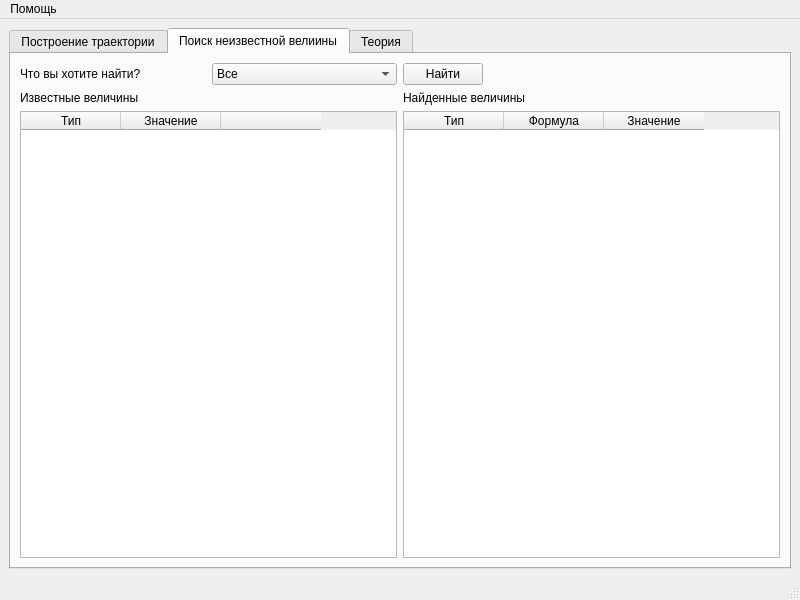
<?xml version="1.0" encoding="UTF-8"?>
<ui version="4.0">
 <class>MainWindow</class>
 <widget class="QMainWindow" name="MainWindow">
  <property name="geometry">
   <rect>
    <x>0</x>
    <y>0</y>
    <width>800</width>
    <height>600</height>
   </rect>
  </property>
  <property name="minimumSize">
   <size>
    <width>800</width>
    <height>600</height>
   </size>
  </property>
  <property name="windowTitle">
   <string>Визуализация законов кинематики</string>
  </property>
  <widget class="QWidget" name="centralwidget">
   <layout class="QGridLayout" name="gridLayout">
    <item row="0" column="0">
     <widget class="QTabWidget" name="tabWidget">
      <property name="currentIndex">
       <number>1</number>
      </property>
      <widget class="QWidget" name="graph_tab">
       <attribute name="title">
        <string>Построение траектории</string>
       </attribute>
       <layout class="QGridLayout" name="gridLayout_2">
        <item row="2" column="1">
         <widget class="QDoubleSpinBox" name="v0_dsb">
          <property name="maximum">
           <double>1000.000000000000000</double>
          </property>
          <property name="value">
           <double>50.000000000000000</double>
          </property>
         </widget>
        </item>
        <item row="1" column="3">
         <widget class="QLabel" name="label_6">
          <property name="text">
           <string/>
          </property>
         </widget>
        </item>
        <item row="1" column="0">
         <widget class="QLabel" name="label">
          <property name="text">
           <string>Угол броска (в градусах)</string>
          </property>
         </widget>
        </item>
        <item row="1" column="4">
         <widget class="QLabel" name="label_7">
          <property name="text">
           <string/>
          </property>
         </widget>
        </item>
        <item row="3" column="0">
         <widget class="QLabel" name="label_3">
          <property name="text">
           <string>Начальная позиция по Оси X (м)</string>
          </property>
         </widget>
        </item>
        <item row="1" column="2">
         <widget class="QLabel" name="label_5">
          <property name="text">
           <string/>
          </property>
         </widget>
        </item>
        <item row="4" column="0">
         <widget class="QLabel" name="label_4">
          <property name="text">
           <string>Начальная позиция по Оси Y (м)</string>
          </property>
         </widget>
        </item>
        <item row="4" column="1">
         <widget class="QDoubleSpinBox" name="y0_dsb">
          <property name="maximum">
           <double>500.000000000000000</double>
          </property>
         </widget>
        </item>
        <item row="1" column="1">
         <widget class="QDoubleSpinBox" name="angle_dsb">
          <property name="maximum">
           <double>90.000000000000000</double>
          </property>
          <property name="value">
           <double>30.000000000000000</double>
          </property>
         </widget>
        </item>
        <item row="2" column="0">
         <widget class="QLabel" name="label_2">
          <property name="text">
           <string>Начальная скорость (м/с)</string>
          </property>
         </widget>
        </item>
        <item row="3" column="1">
         <widget class="QDoubleSpinBox" name="x0_dsb">
          <property name="maximum">
           <double>100.000000000000000</double>
          </property>
         </widget>
        </item>
        <item row="1" column="5">
         <widget class="QLabel" name="label_8">
          <property name="text">
           <string/>
          </property>
         </widget>
        </item>
       </layout>
      </widget>
      <widget class="QWidget" name="tab_2">
       <attribute name="title">
        <string>Поиск неизвестной велиины</string>
       </attribute>
       <layout class="QGridLayout" name="gridLayout_3">
        <item row="2" column="0">
         <widget class="QTableWidget" name="known_values_table">
          <column>
           <property name="text">
            <string>Тип</string>
           </property>
          </column>
          <column>
           <property name="text">
            <string>Значение</string>
           </property>
          </column>
          <column>
           <property name="text">
            <string/>
           </property>
          </column>
         </widget>
        </item>
        <item row="1" column="1">
         <widget class="QLabel" name="label_10">
          <property name="text">
           <string>Найденные величины</string>
          </property>
         </widget>
        </item>
        <item row="2" column="1">
         <widget class="QTableWidget" name="unknown_values_table">
          <column>
           <property name="text">
            <string>Тип</string>
           </property>
          </column>
          <column>
           <property name="text">
            <string>Формула</string>
           </property>
          </column>
          <column>
           <property name="text">
            <string>Значение</string>
           </property>
          </column>
         </widget>
        </item>
        <item row="1" column="0">
         <widget class="QLabel" name="label_9">
          <property name="text">
           <string>Известные величины</string>
          </property>
         </widget>
        </item>
        <item row="0" column="0">
         <layout class="QHBoxLayout" name="horizontalLayout">
          <item>
           <widget class="QLabel" name="label_11">
            <property name="text">
             <string>Что вы хотите найти?</string>
            </property>
           </widget>
          </item>
          <item>
           <widget class="QComboBox" name="find_type_cb">
            <item>
             <property name="text">
              <string>Все</string>
             </property>
            </item>
            <item>
             <property name="text">
              <string>Стартовая скорость (м/с)</string>
             </property>
            </item>
            <item>
             <property name="text">
              <string>Угол наклона (degrees)</string>
             </property>
            </item>
            <item>
             <property name="text">
              <string>Макс. высота (м)</string>
             </property>
            </item>
            <item>
             <property name="text">
              <string>Дальность полета (м)</string>
             </property>
            </item>
            <item>
             <property name="text">
              <string>Время полета (с)</string>
             </property>
            </item>
            <item>
             <property name="text">
              <string>Время подъема (с)</string>
             </property>
            </item>
            <item>
             <property name="text">
              <string>Время спуска (с)</string>
             </property>
            </item>
            <item>
             <property name="text">
              <string>Макс. скорость (м/с)</string>
             </property>
            </item>
            <item>
             <property name="text">
              <string>Мин. скорость (м/с)</string>
             </property>
            </item>
           </widget>
          </item>
         </layout>
        </item>
        <item row="0" column="1">
         <widget class="QPushButton" name="find_btn">
          <property name="sizePolicy">
           <sizepolicy hsizetype="Fixed" vsizetype="Fixed">
            <horstretch>0</horstretch>
            <verstretch>0</verstretch>
           </sizepolicy>
          </property>
          <property name="text">
           <string>Найти</string>
          </property>
         </widget>
        </item>
       </layout>
      </widget>
      <widget class="QWidget" name="tab_3">
       <attribute name="title">
        <string>Теория</string>
       </attribute>
      </widget>
     </widget>
    </item>
   </layout>
  </widget>
  <widget class="QMenuBar" name="menubar">
   <property name="geometry">
    <rect>
     <x>0</x>
     <y>0</y>
     <width>800</width>
     <height>21</height>
    </rect>
   </property>
   <widget class="QMenu" name="menu">
    <property name="title">
     <string>Помощь</string>
    </property>
    <addaction name="about_action"/>
   </widget>
   <addaction name="menu"/>
  </widget>
  <widget class="QStatusBar" name="statusbar"/>
  <action name="about_action">
   <property name="text">
    <string>О программе</string>
   </property>
  </action>
 </widget>
 <resources/>
 <connections/>
</ui>
